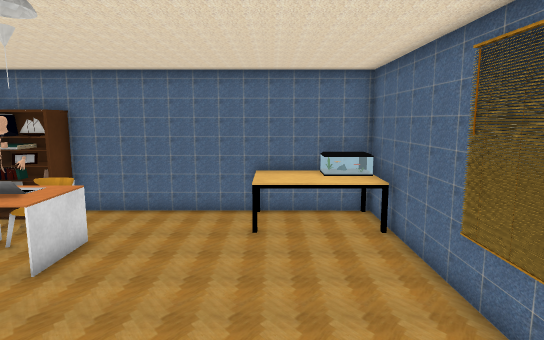
View 1 (above)

12 first-person views from a walk through a scene from a Unity 3-D project. The camera is 1.4 m above the floor, tilts 8° down and sees 75° across. The floor is counted in squares, 0.4 m on a side. Each view is taken from the middle of a square. On the plan, view 1 faces up. The plan holds only what a view shows up to about 20 squares ahead; the rest is blank. The place goes on beyond the plan. The player character is not drawn. Some surface patterns are stand-ins.

View 2
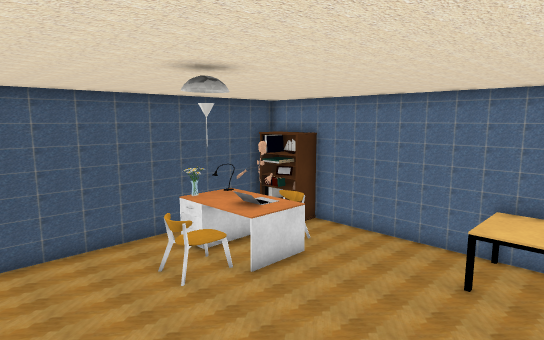

View 3
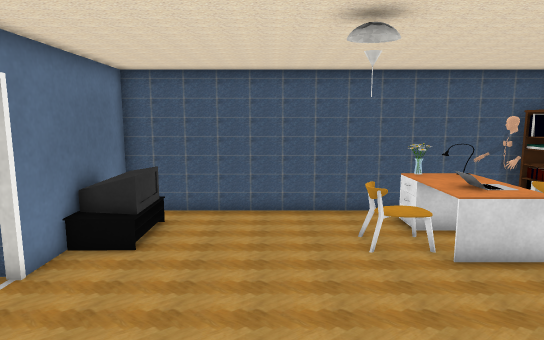

View 4
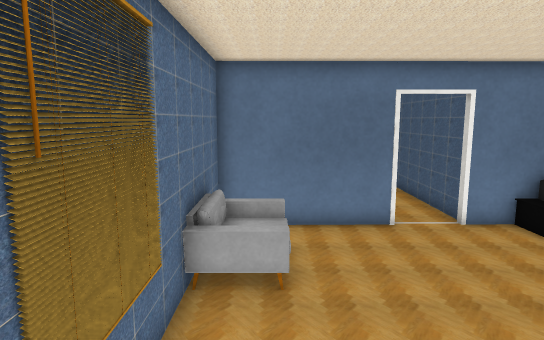

View 5
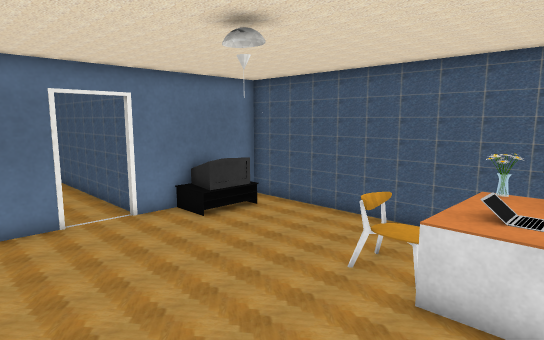

View 6
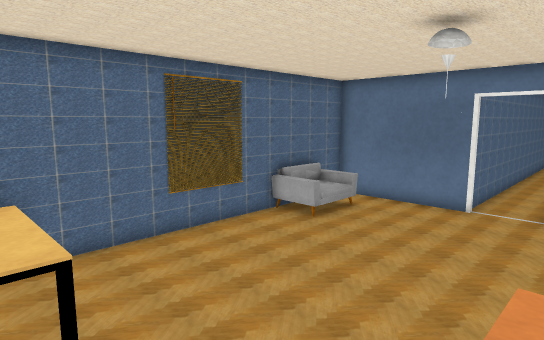

View 7
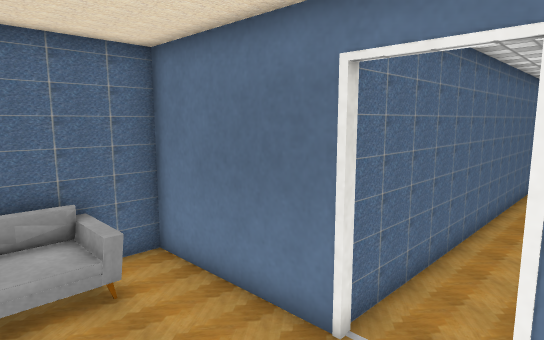

View 8
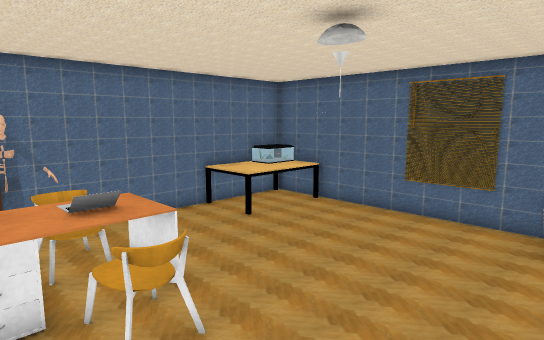

View 9
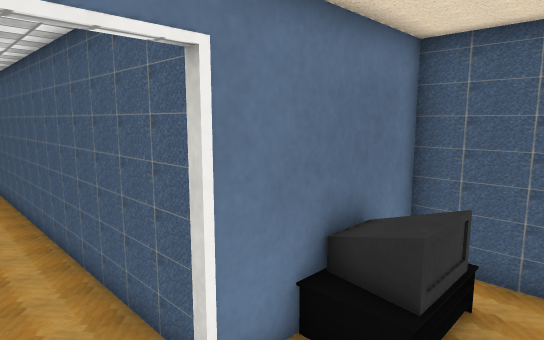

View 10
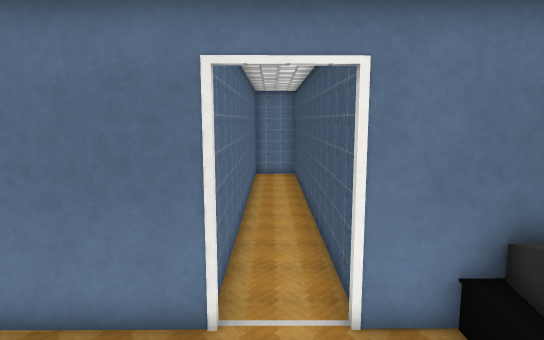

View 11
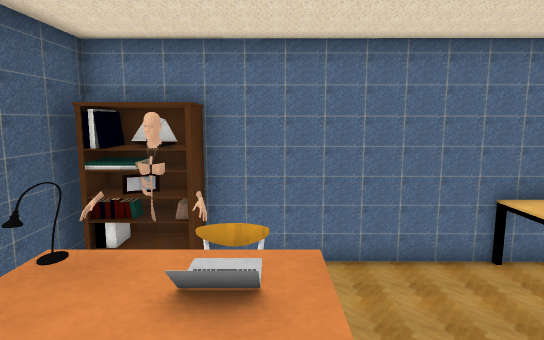

View 12
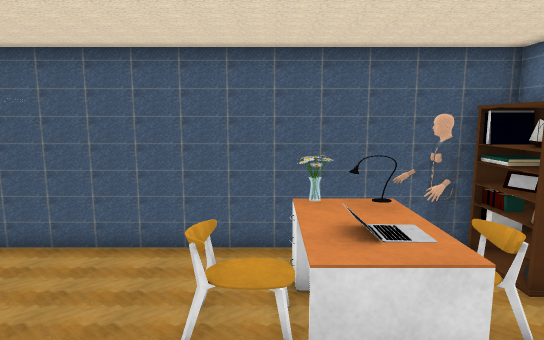

### Floor plan
Key: @ floor where view 1 was taken; # wall or solid block; . main floor; : floor 0.25 m higher than the main floor; + floor 0.5 m higher than the main floor; = window, fence, low wall or low ledge; B bookshelf; T table; E desk; O other object.
Columns run from 10 left of view 1 to 4 right of it. Each row starts with its distance up from view 1.
 13 BBB#######TT T#
 12 BBB......TTTT #
 11 #.O#=....TTTTT#
 10 #EEEEE........#
  9 #EEEOE........#
  8 # EEEE........#
  7 # EO..........#
  6 #..==.........#
  5 #......#......#
  4 #.............#
  3 #.............#
  2 #...........+O#
  1 #...........: #
  0 #.........@.:O#
 -1 #.OO..........#
 -2 #   ....  #####
 -3 #######.##
 -4      ##.#
 -5       #.#
 -6       #.#
 -7       #.#
 -8       #.#
 -9       #.#
-10       #.#
-11       #.#
-12       #.#
-13       #.#
-14       #.#
-15       #.#
-16       #.#
-17       #.#
-18       # #
-19       #

Where each view was taken, in squares from view 1:
view 1: 0 up, 0 right, facing up
view 2: 1 up, 2 right, facing up-left
view 3: 3 up, 3 right, facing left
view 4: 9 up, 2 right, facing down
view 5: 10 up, 1 right, facing down-left
view 6: 12 up, 6 left, facing down-right
view 7: 2 up, 5 left, facing down-right
view 8: 1 up, 9 left, facing up-right
view 9: 1 up, 2 left, facing down-left
view 10: 3 up, 3 left, facing down
view 11: 5 up, 6 left, facing up
view 12: 7 up, 1 left, facing left
